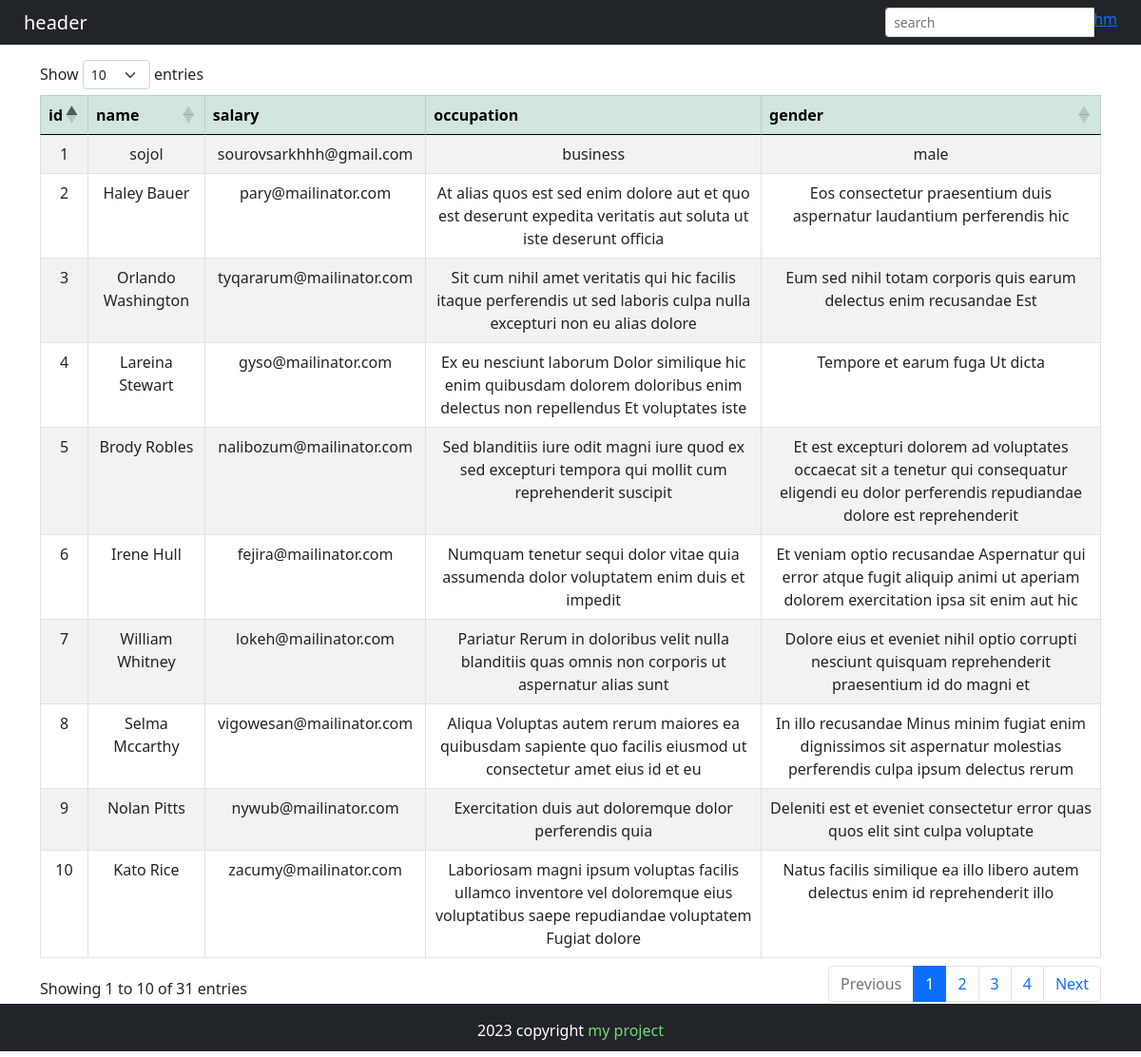
/home/, run on the app's committed database.
### data_tbl_app/models.py (models this page shows)
class Employee(models.Model):
    name = models.CharField(max_length=255, null=True)
    email = models.CharField(max_length=255, null=True)
    salary = models.IntegerField(null=True)
    occupation = models.CharField(max_length=255, null=True)
    gender = models.CharField(max_length=255, null=True)

### data_tbl_app/views.py (the view)
# urls.py: path('home/', home, name='home'),
def home(request):
    employee_list = Employee.objects.all()
    data = {
        'employees': employee_list,
    }
    return render(request, 'home.html', data)

### data_tbl_app/templates/home.html
{% extends 'base.html' %}
{% block conrent %}
    <div class="container ">
        <table class="table table-striped table-bordered mt-3" id="example" style="text-align: center">
            <thead class="table-success">
            <tr>
                <th>id</th>
                <th>name</th>
                <th>salary</th>
                <th>occupation</th>
                <th>gender</th>
            </tr>
            </thead>
            {% for employee in employees %}
                <tr>
                    <td>{{ forloop.counter }}</td>
                    <td>{{ employee.name }}</td>
                    <td>{{ employee.email }}</td>
                    <td>{{ employee.occupation }}</td>
                    <td>{{ employee.gender }}</td>
                </tr>
            {% endfor %}
        </table>
    </div>
{% endblock %}

### data_tbl_app/templates/base.html (shortened to what this page needs)
{% load static %}
<!DOCTYPE html>
<html lang="en">
<head>
    <link href="https://cdn.jsdelivr.net/npm/bootstrap@5.0.2/dist/css/bootstrap.min.css" rel="stylesheet"
>
    <link rel="stylesheet" href="https://cdnjs.cloudflare.com/ajax/libs/font-awesome/5.15.4/css/all.min.css"
/>
    <link rel="stylesheet" href="https://cdn.datatables.net/1.13.4/css/dataTables.bootstrap5.min.css">
    <link rel="stylesheet" href="{% static 'css/style.css' %}">
</head>
<body>
<div class="wrapper">
    <header class="mb-3">
        <nav class="navbar navbar-dark navbar-expand-lg bg-dark">
            <div class="col-sm">
                <a href="" class="navbar-brand flex-grow-1" style="color: white;text-align:center;margin-left:25px">header
                </a>
            </div>
            <div class="d-flex" style="margin-right: 25px">
                <div class="input-group input-group-sm">
                    <input class="form-control" id="search" type="search" placeholder="search">
                    <a href="{% url 'home' %}">hm</a>
                </div>
            </div>
        </nav>
    </header>
    {% block conrent %}
    {% endblock %}
    <footer class="bg-dark text-center text-lg-start" id="footer">
        <div class="text-center p-3 text-white" style="background-image: rgba(0,0,0,0.2)"> {% now 'Y' %} copyright
            <a href="#" class="text-decoration-none">
                <span style="color: #7ad37a">my project</span>
            </a>
        </div>
    </footer>
</div>
</body>
</html>

### data_tbl_app/static/css/style.css (style rules this page uses)
html, body { height: 100%; margin: 0; max-width: 100%; }
.wrapper { min-width: 100%; margin-bottom: -50px; }
#footer { height: 50px; }

### data on the page
Employee: name "sojol", email "sourovsarkhhh@gmail.com", occupation "business", gender "male"
Employee: name "Haley Bauer", email "pary@mailinator.com", occupation "At alias quos est sed enim dolore aut et quo est deserunt expedita veritatis aut soluta ut iste deserunt officia", gender "Eos consectetur praesentium duis aspernatur laudantium perferendis hic"
Employee: name "Orlando Washington", email "tyqararum@mailinator.com", occupation "Sit cum nihil amet veritatis qui hic facilis itaque perferendis ut sed laboris culpa nulla excepturi non eu alias dolore", gender "Eum sed nihil totam corporis quis earum delectus enim recusandae Est"
Employee: name "Lareina Stewart", email "gyso@mailinator.com", occupation "Ex eu nesciunt laborum Dolor similique hic enim quibusdam dolorem doloribus enim delectus non repellendus Et voluptates iste", gender "Tempore et earum fuga Ut dicta"
Employee: name "Brody Robles", email "nalibozum@mailinator.com", occupation "Sed blanditiis iure odit magni iure quod ex sed excepturi tempora qui mollit cum reprehenderit suscipit", gender "Et est excepturi dolorem ad voluptates occaecat sit a tenetur qui consequatur eligendi eu dolor perferendis repudiandae dolore est reprehenderit"
Employee: name "Irene Hull", email "fejira@mailinator.com", occupation "Numquam tenetur sequi dolor vitae quia assumenda dolor voluptatem enim duis et impedit", gender "Et veniam optio recusandae Aspernatur qui error atque fugit aliquip animi ut aperiam dolorem exercitation ipsa sit enim aut hic"
Employee: name "William Whitney", email "lokeh@mailinator.com", occupation "Pariatur Rerum in doloribus velit nulla blanditiis quas omnis non corporis ut aspernatur alias sunt", gender "Dolore eius et eveniet nihil optio corrupti nesciunt quisquam reprehenderit praesentium id do magni et"
Employee: name "Selma Mccarthy", email "vigowesan@mailinator.com", occupation "Aliqua Voluptas autem rerum maiores ea quibusdam sapiente quo facilis eiusmod ut consectetur amet eius id et eu", gender "In illo recusandae Minus minim fugiat enim dignissimos sit aspernatur molestias perferendis culpa ipsum delectus rerum"
Employee: name "Nolan Pitts", email "nywub@mailinator.com", occupation "Exercitation duis aut doloremque dolor perferendis quia", gender "Deleniti est et eveniet consectetur error quas quos elit sint culpa voluptate"
Employee: name "Kato Rice", email "zacumy@mailinator.com", occupation "Laboriosam magni ipsum voluptas facilis ullamco inventore vel doloremque eius voluptatibus saepe repudiandae voluptatem Fugiat dolore", gender "Natus facilis similique ea illo libero autem delectus enim id reprehenderit illo"
